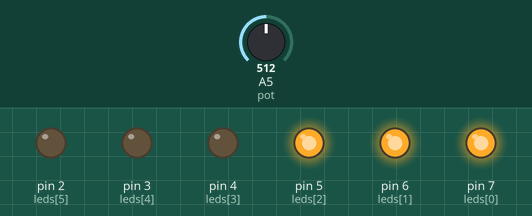
Recording of a sketch running on a simulated Arduino Uno, built with avr-gcc and run on an emulated ATmega328P. On the bench: output pins drawn as LEDs (lit = HIGH). The test bench sets the inputs (shaded band); at power-on: A5 (pot) = 512.

Above: at 1.2 s.
1.3 s: A5 (pot) set to 672
2.8 s: A5 (pot) set to 696
At 3.3 s:
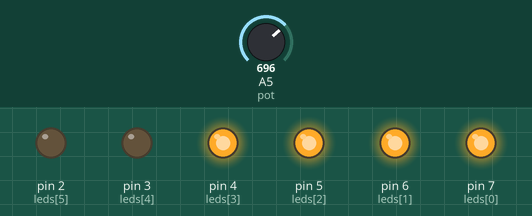
4.3 s: A5 (pot) set to 511
At 5.5 s:
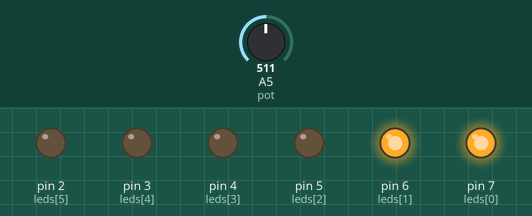
5.8 s: A5 (pot) set to 349
7.3 s: A5 (pot) set to 331
At 7.9 s:
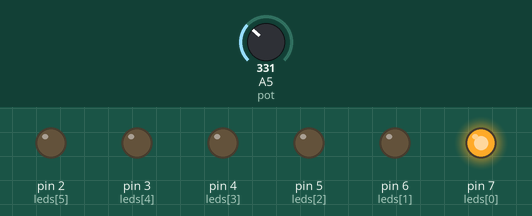
8.8 s: A5 (pot) set to 716
At 10.2 s:
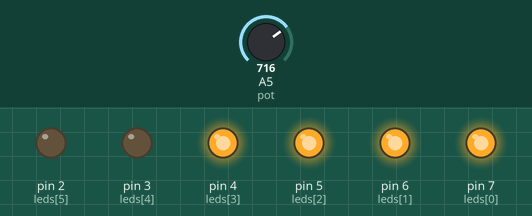
Timing chart, 0 to 11.3 s (numbered marks = the images above; inputs shaded):
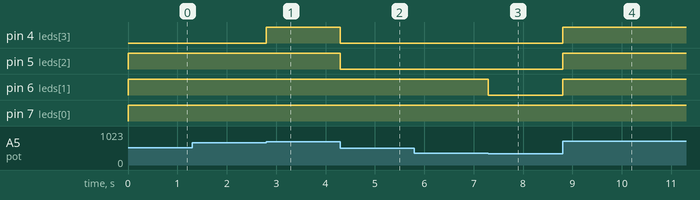

The sketch:

aula-12.ino
```cpp
int leds[6] = {7, 6, 5, 4, 3, 2};
#define pot A5
int val;

void setup()
{
  for (int i = 0; i < 6; i++)
  {
    pinMode(leds[i], OUTPUT);
  }
  pinMode(pot, INPUT);
}

void acender(int x)
{
  for (int i = 0; i < x; i++)
  {
    digitalWrite(leds[i], HIGH);
  }
  for (int i = x; i < 6; i++)
  {
    digitalWrite(leds[i], LOW);
  }
}

void loop()
{

  val = analogRead(pot);
  acender(map(val, 0, 1023, 0, 6));
}
```

Measured:
- the behaviour switches between 681 and 682 on A5 (pot) (found by bisection; images 0 and 1)
- the behaviour switches between 341 and 340 on A5 (pot) (found by bisection; images 2 and 3)
- after the input at 1.3 s, every drawn part: stays the same
- after the input at 2.8 s, pin 4 (leds[3]): LOW → HIGH at once
- after the input at 4.3 s, pin 4 (leds[3]), pin 5 (leds[2]): HIGH → LOW at once
- after the input at 5.8 s, every drawn part: stays the same
- after the input at 7.3 s, pin 6 (leds[1]): HIGH → LOW at once
- after the input at 8.8 s, pin 4 (leds[3]), pin 5 (leds[2]), pin 6 (leds[1]): LOW → HIGH at once
